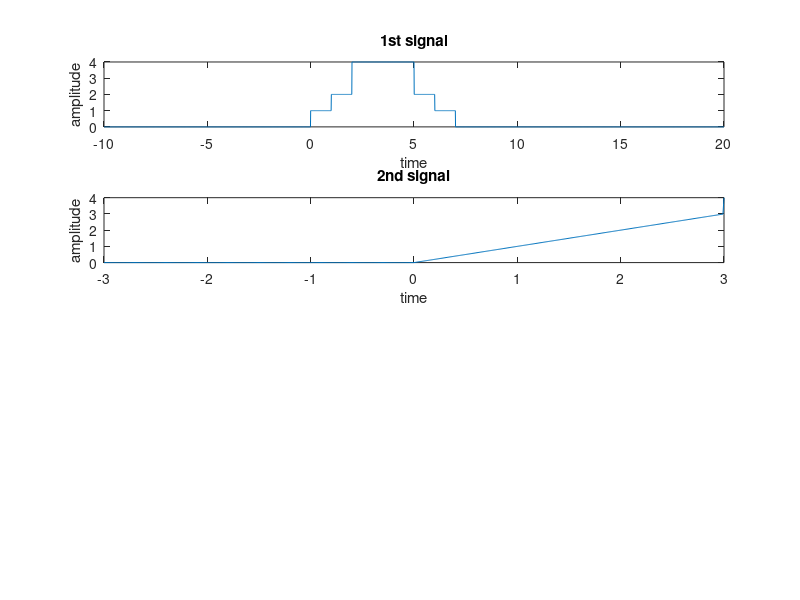

Reproduce this figure in MATLAB.
clc
clear all
close all
t = -10:0.01:20
n1 = t>=0 & t<=7
n2 = t>=1 & t<=6
n3 = t>=2 & t<=5
s1 = n1+n2+2*n3;
subplot(4,1,1);
plot(t,s1);
xlabel('time');
ylabel('amplitude');
title('1st signal');
t1 = -3:0.01:3
impulse = t1>=0  
n11 = t1.*impulse
n22 = t1>=3 & t1<=5
s2 = n11+n22;
subplot(4,1,2);
plot(t1,s2);
xlabel('time');
ylabel('amplitude');
title('2nd signal');
